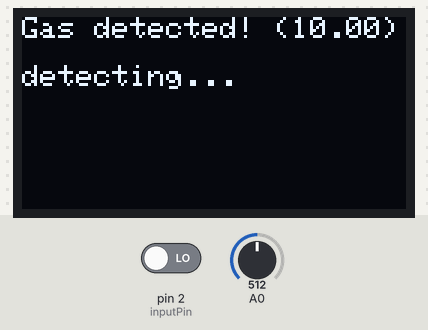
Bench run of a sketch on a simulated Arduino Uno, built with avr-gcc and run on an emulated ATmega328P. Shown: 128×64 one-colour display. The test bench sets the inputs (shaded band); at power-on: A0 = 512, pin 2 (inputPin) LOW. What the sketch prints to the serial monitor is not drawn.

Above: at 1.2 s.
1.3 s: A0 set to 306
At 2.5 s:
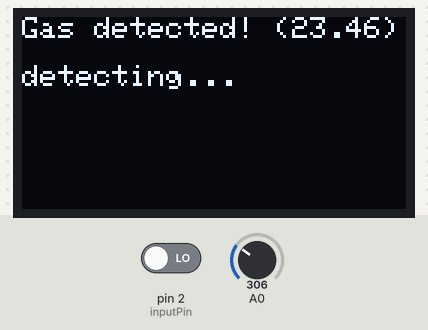
2.8 s: pin 2 (inputPin) driven HIGH
At 3.4 s:
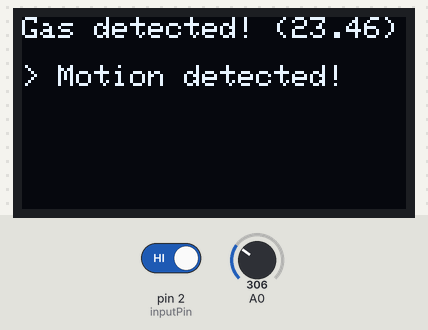
4.3 s: A0 set to 79
At 5.5 s:
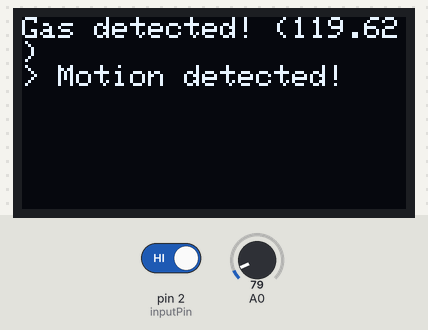
5.8 s: A0 set to 66
At 6.6 s:
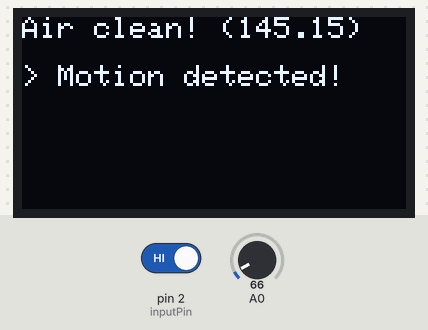
7.3 s: pin 2 (inputPin) driven LOW
At 8.2 s:
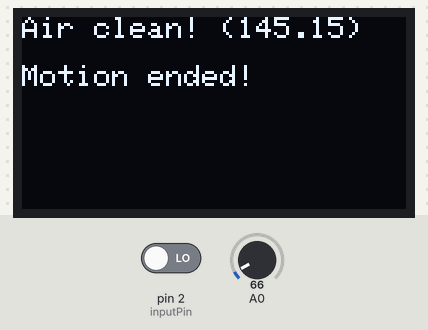
8.8 s: A0 set to 511
At 10.0 s:
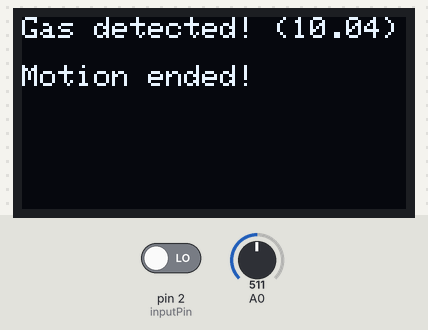
Timing chart, 0 to 11.3 s (numbered marks = the images above; inputs shaded):
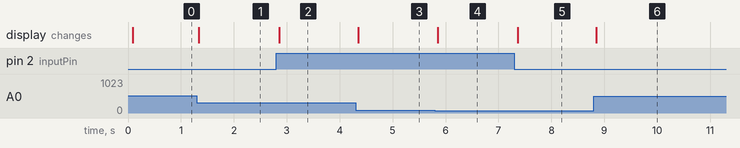

Measured:
- the behaviour switches between 74 and 73 on A0 (found by bisection; images 3 and 4)
- after the input at 1.3 s, the display: changes at once (image 1)
- after the input at 2.8 s, the display: changes after 0.06 s (image 2)
- after the input at 4.3 s, the display: changes after 0.05 s (image 3)
- after the input at 5.8 s, the display: changes after 0.05 s (image 4)
- after the input at 7.3 s, the display: changes after 0.06 s (image 5)
- after the input at 8.8 s, the display: changes after 0.05 s (image 6)

The sketch:

smoke_and_motion_sensor.ino
```cpp
// ================= CODE FOR SMOKE DETECTOR RATIO =================
//void setup() {
// Serial.begin(9600);
//}
//void loop() {
// float sensor_volt;
// float RS_air; //  Rs in clean air
// float R0;  // R0 in 1000 ppm LPG
// float sensorValue;
////Average
//   for(int x = 0 ; x < 100 ; x++)
// {
//   sensorValue = sensorValue + analogRead(A0);
// }
// sensorValue = sensorValue/100.0;
////-----------------------------------------------/
// sensor_volt = (sensorValue/1024)*5.0;
// RS_air = (5.0-sensor_volt)/sensor_volt; // Depend on RL on yor module
// R0 = RS_air/9.9; // According to MQ9 datasheet table
// Serial.print("sensor_volt = ");
// Serial.print(sensor_volt);
// Serial.println("V");
// Serial.print("R0 = ");
// Serial.println(R0);
// delay(1000);
//}
// ===================================================

#include <Adafruit_SSD1306.h>
Adafruit_SSD1306 display(4);

int inputPin = 2;
int pirState = LOW;
int val = 0;

String oledText = "detecting...";

void setup() {
  Serial.begin(9600);

  pinMode(inputPin, INPUT);

  display.begin(SSD1306_SWITCHCAPVCC, 0x3C);
  display.clearDisplay();
  display.display();
}

void loop(){
  // smoke detector variables
  int alarm = 0;
  float sensor_volt;
  float RS_gas;
  float ratio;
  float R0 = 0.1;
  int sensorValue = analogRead(A0);
  sensor_volt = ((float)sensorValue / 1024) * 5.0;
  RS_gas = (5.0 - sensor_volt) / sensor_volt; // Depend on RL on yor module
  ratio = RS_gas / R0; // ratio = RS/R0

//  Serial.print("sensor_volt = ");
//  Serial.println(sensor_volt);
//  Serial.print("RS_ratio = ");
//  Serial.println(RS_gas);
//  Serial.print("Rs/R0 = ");
//  Serial.println(ratio);

  display.clearDisplay();
  display.setTextSize(1);
  display.setTextColor(WHITE);

  display.setCursor(0, 0);

  if (ratio > 130) {
    String message = "Air clean!";
    message += " (";
    message += ratio;
    message += ")";
    display.println(message);
  } else {
    String message = "Gas detected!";
    message += " (";
    message += ratio;
    message += ")";
    display.println(message);
  }

  display.setCursor(0, 16);
  display.println(oledText);

  val = digitalRead(inputPin);
  Serial.print("PIR INPUT: ");
  Serial.println(val);
  if (val == HIGH) {
    if (pirState == LOW) {
      Serial.println("Motion detected!");
      oledText = "> Motion detected!";
      pirState = HIGH;
    }
  } else {
    if (pirState == HIGH){
      Serial.println("Motion ended!");
      oledText = "Motion ended!";
      pirState = LOW;
    }
  }

  display.display();
}
```
